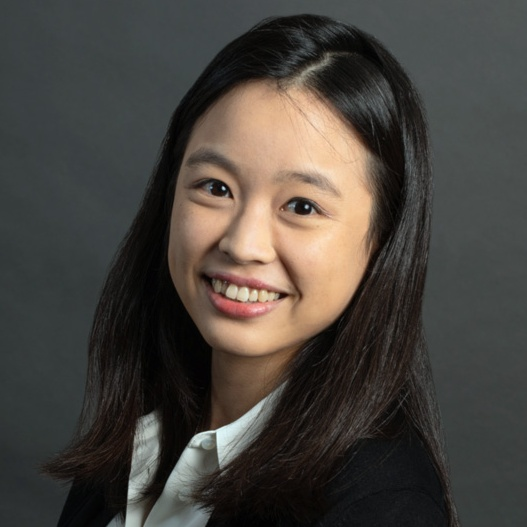
#> input picture client/src/app/website/assets/img/speakers/Academia_Ariel.jpg, 527 x 527 px; its folder holds only this picture in this run
$ python face-crop.py
#> lines starting #> are read from the running program, lines starting #| are printed output that depends on the picture; after the words box and inside, x2 and y2 are one past the last pixel; in counts of white or black regions, pixels touching at a corner belong together
import cv2


FACE_CLASSIFIER = cv2.CascadeClassifier(
    f"{cv2.data.haarcascades}haarcascade_frontalface_default.xml"
)


def find_face(img_path, padding_fraction=.55):
#> called with padding_fraction = 0.55
    img = cv2.imread(str(img_path))
#> img is the input picture: shape (527, 527, 3); mean B, G, R 62.5, 67.9, 72.5
    size = max(img.shape)
#> size = 527
    if size > 1000:
        initial_resize = 1000 / size
        img = cv2.resize(img, None, fx=initial_resize, fy=initial_resize)
        size = 1000
    H, W, _ = img.shape
#> H = 527; W = 527

    bg = cv2.blur(img, (int(size), int(size)))
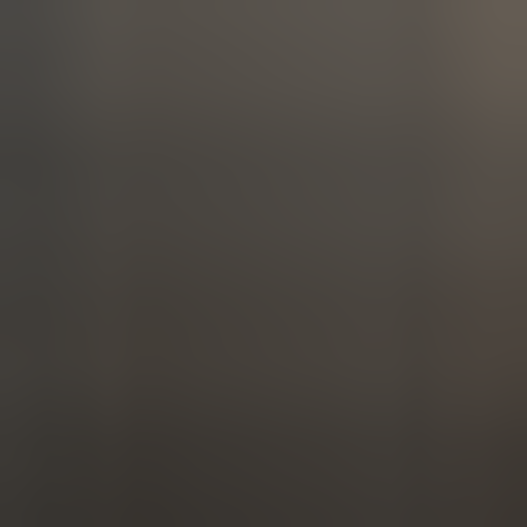
#> bg: shape (527, 527, 3); mean B, G, R 62.5, 67.9, 72.5
    bg = cv2.resize(bg, None, fx=1.5, fy=1.5)
#> bg: shape (790, 790, 3)
    offset_H = int(.5/2*H)
#> offset_H = 131
    offset_W = int(.5/2*W)
#> offset_W = 131
    bg[offset_H:offset_H+H, offset_W:offset_W+W] = img
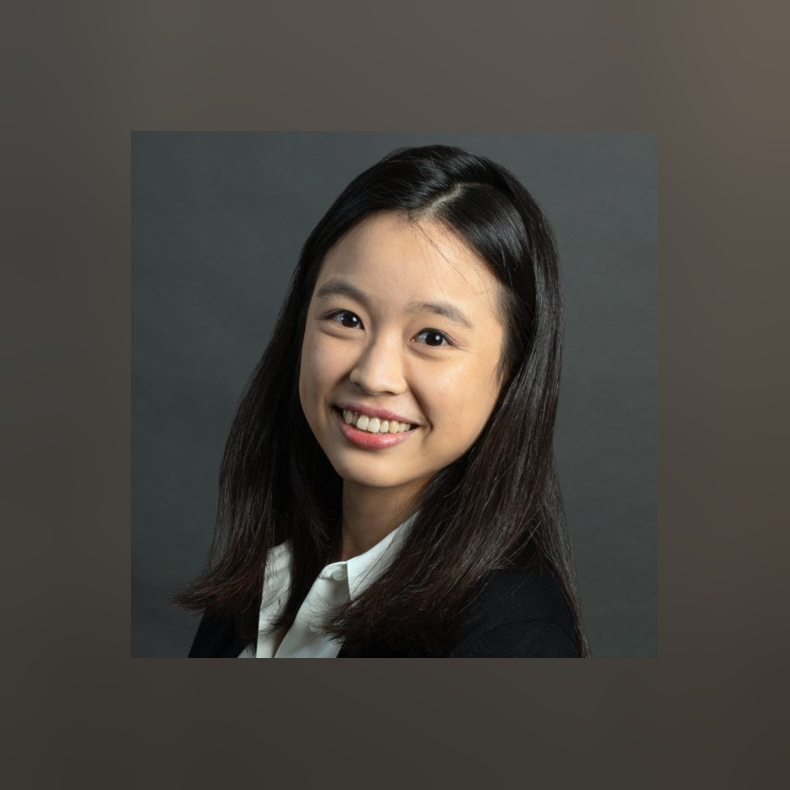
#> bg: shape (790, 790, 3); mean B, G, R 62.5, 67.9, 72.5

    img_gray = cv2.cvtColor(img, cv2.COLOR_BGR2GRAY)
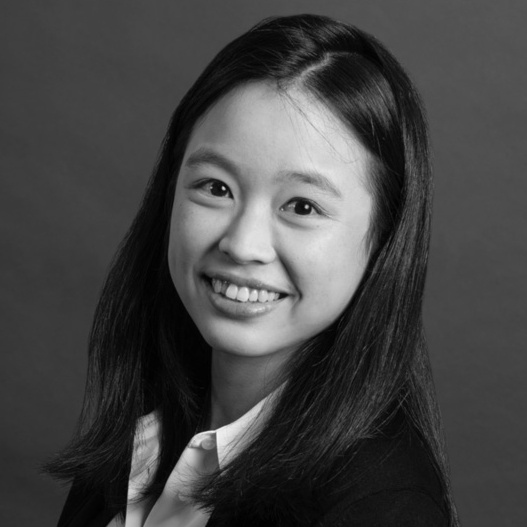
#> img_gray: shape (527, 527); min 0, max 244, mean 68.7

    face = FACE_CLASSIFIER.detectMultiScale(
        img_gray, scaleFactor=1.1, minNeighbors=5, minSize=(40, 40)
    )
#> face = [[138, 97, 255, 255]]

    if len(face) == 0:
        print('failed -', img_path)
        return cv2.cvtColor(bg, cv2.COLOR_BGR2RGB), img

    for (x, y, _w, _h) in face[:1]:
        center_x = x + .5*_w
        center_y = y + .3*_h

        s = max(_w, _h)
        s = (1+2*padding_fraction)*s
        x = center_x - .5*s + offset_W
        y = center_y - .5*s + 1.25*offset_H
        x = max(x, 0)
        y = max(y, 0)
        x, y, s = map(int, [x, y, s])
        cropped = bg[y:y+s, x:x+s].copy()
        cv2.rectangle(bg, (x, y), (x + s, y + s), (0, 255, 0), 4)
#> this loop made 1 pass
#> (x, y, _w, _h, center_x, center_y, s) on pass 1: (128, 69, 255, 255, 265.5, 173.5, 535)
#> pass 1, in find_face, `cropped = bg[y:y+s, x:x+s].copy()`:
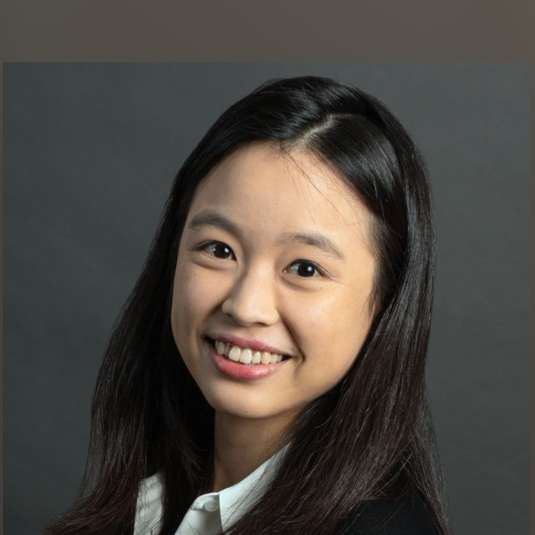
#> cropped: shape (535, 535, 3); mean B, G, R 66.2, 72.1, 77.3
#> after the loop:
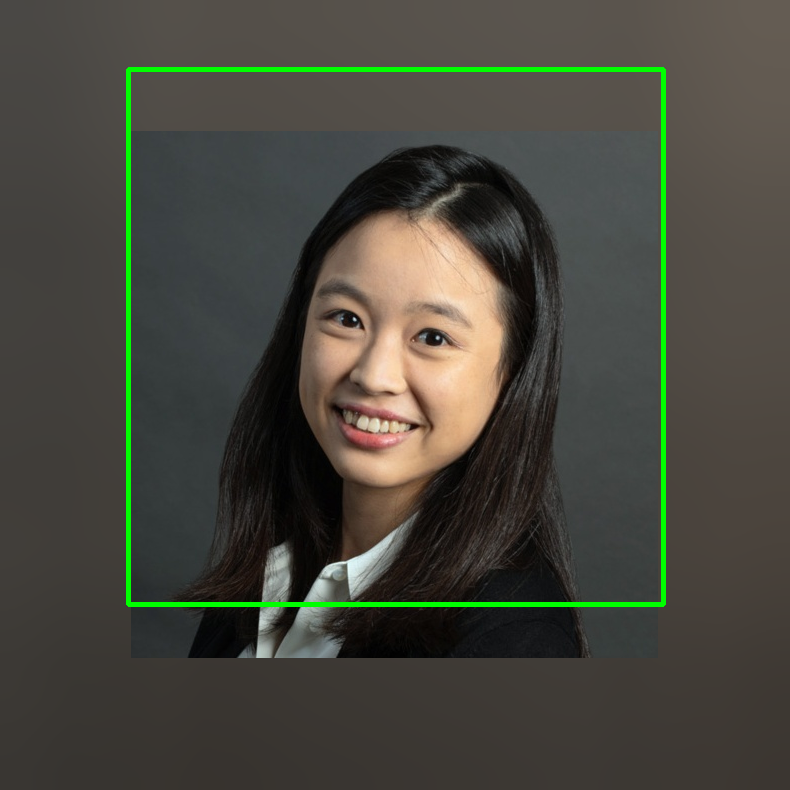
#> bg: shape (790, 790, 3); 1.71% of pixels changed, all inside (x1, y1, x2, y2) = (126, 67, 666, 607)

    return cv2.cvtColor(bg, cv2.COLOR_BGR2RGB), cropped


import pathlib

files = sorted(pathlib.Path('/symposium-2023/client/src/app/website/assets/img/speakers').glob('*.*'))
files = list(filter(lambda x: ('jp' in x.suffix.lower()) | ('png' in x.suffix.lower()), files))

out_dir = pathlib.Path('/symposium-2023/client/src/app/website/assets/img/speakers/cropped')


for pp in files[:]:
    print('Processing', pp.name)
    _, cropped = find_face(str(pp))
    cv2.imwrite(str(out_dir / pp.name), cropped)


    import matplotlib.pyplot as plt
    _, ax = plt.subplots()
    ax.imshow(find_face(str(pp))[0])
#> the loop in find_face (call 2), `for (x, y, _w, _h) in face[:1]:` made 1 pass
    ax.set_title(pp.name)

$ run again, on client/src/app/website/assets/img/speakers/Bin_Li.jpg
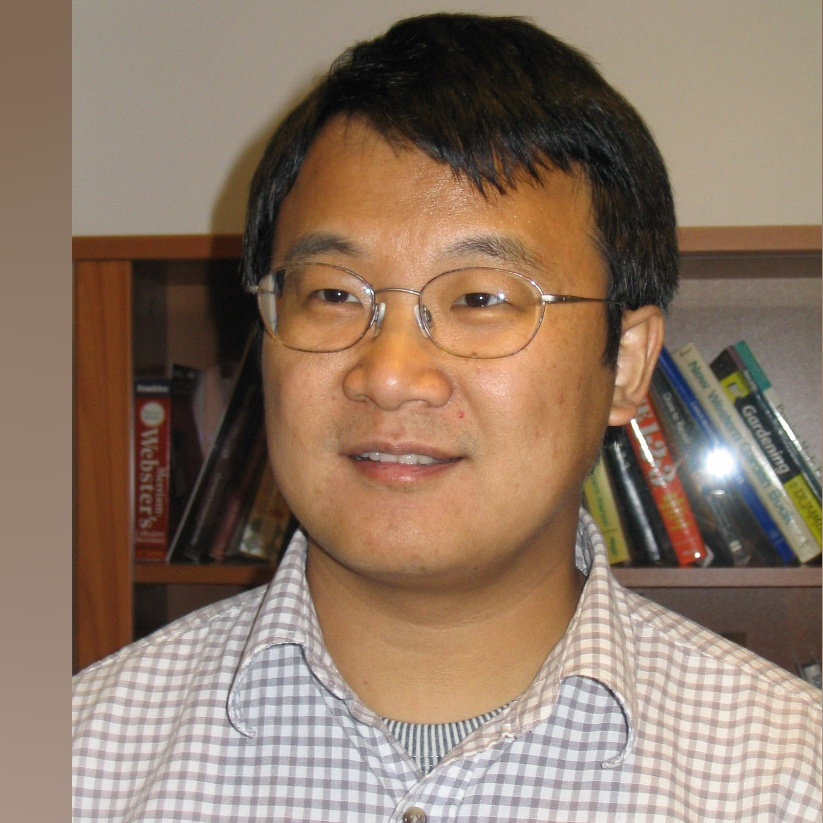
#> input picture client/src/app/website/assets/img/speakers/Bin_Li.jpg, 823 x 823 px
#> in find_face, img is the input picture: shape (823, 823, 3); mean B, G, R 102.4, 119.7, 141.8
#> in find_face, `img_gray = cv2.cvtColor(img, cv2.COLOR_BGR2GRAY)`:
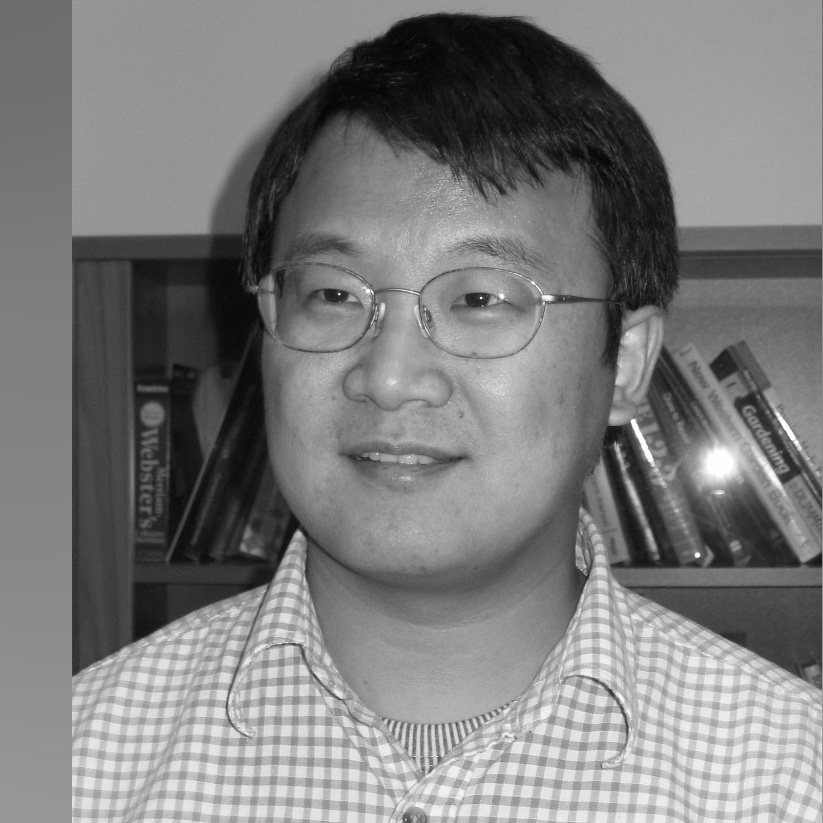
#> img_gray: shape (823, 823); min 1, max 255, mean 124.4
#> face = [[222, 161, 387, 387]]
#> the loop in find_face, `for (x, y, _w, _h) in face[:1]:` made 1 pass
#> (x, y, _w, _h, center_x, center_y, s) on pass 1: (214, 127, 387, 387, 415.5, 277.1, 812)
#> after the loop in find_face, `for (x, y, _w, _h) in face[:1]:`:
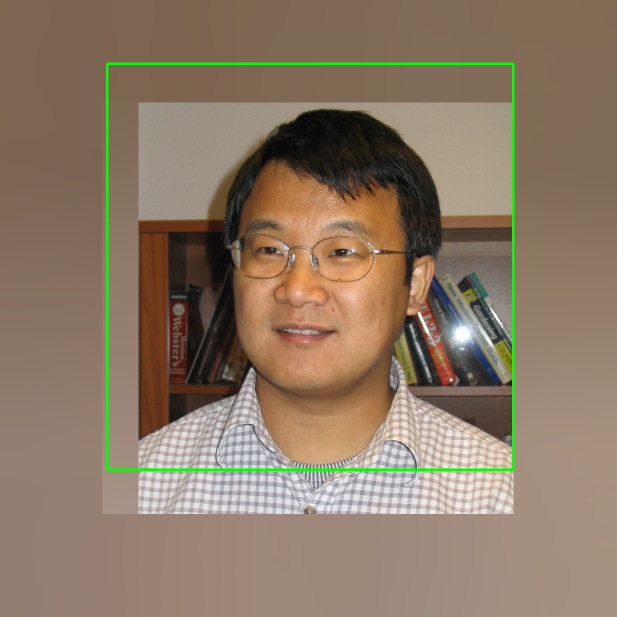
#> bg: shape (1234, 1234, 3) (shown at 1/2 size); mean B, G, R 101.1, 121, 140.2
#> the loop in find_face (call 2), `for (x, y, _w, _h) in face[:1]:` made 1 pass

$ run again, on client/src/app/website/assets/img/speakers/Bin_li.jpeg
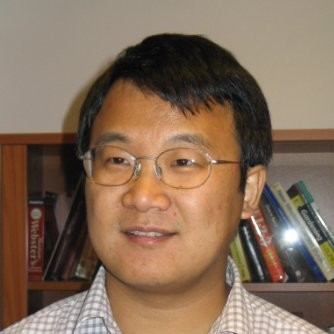
#> input picture client/src/app/website/assets/img/speakers/Bin_li.jpeg, 334 x 334 px
#> in find_face, img is the input picture: shape (334, 334, 3); mean B, G, R 88.5, 108.5, 132.3
#> in find_face, `img_gray = cv2.cvtColor(img, cv2.COLOR_BGR2GRAY)`:
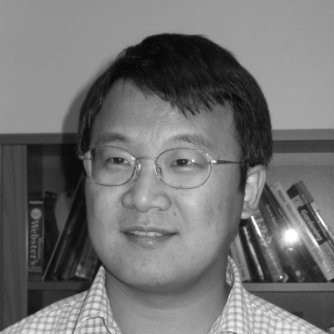
#> img_gray: shape (334, 334); min 5, max 255, mean 113.3
#> face = [[70, 99, 171, 171]]
#> the loop in find_face, `for (x, y, _w, _h) in face[:1]:` made 1 pass
#> (x, y, _w, _h, center_x, center_y, s) on pass 1: (58, 74, 171, 171, 155.5, 150.3, 359)
#> after the loop in find_face, `for (x, y, _w, _h) in face[:1]:`:
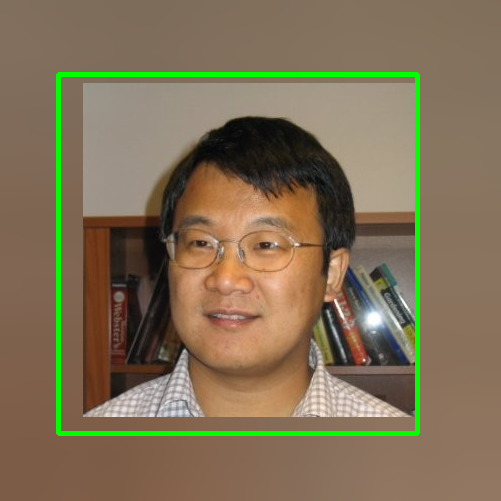
#> bg: shape (501, 501, 3); mean B, G, R 85.8, 112.6, 128.4
#> the loop in find_face (call 2), `for (x, y, _w, _h) in face[:1]:` made 1 pass

$ run again, on client/src/app/website/assets/img/speakers/Annabelle_Ooi.jpeg
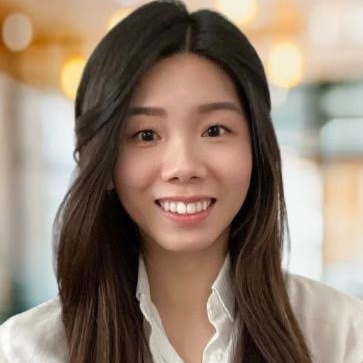
#> input picture client/src/app/website/assets/img/speakers/Annabelle_Ooi.jpeg, 363 x 363 px
#> in find_face, img is the input picture: shape (363, 363, 3); mean B, G, R 111.8, 127.7, 147.1
#> in find_face, `img_gray = cv2.cvtColor(img, cv2.COLOR_BGR2GRAY)`:
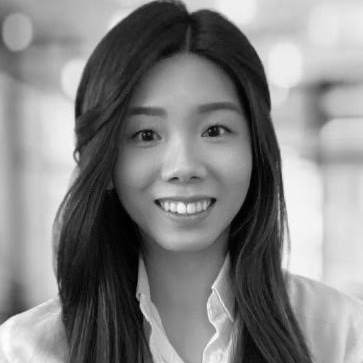
#> img_gray: shape (363, 363); min 0, max 254, mean 131.7
#> face = [[96, 63, 175, 175]]
#> the loop in find_face, `for (x, y, _w, _h) in face[:1]:` made 1 pass
#> (x, y, _w, _h, center_x, center_y, s) on pass 1: (89, 44, 175, 175, 183.5, 115.5, 367)
#> after the loop in find_face, `for (x, y, _w, _h) in face[:1]:`:
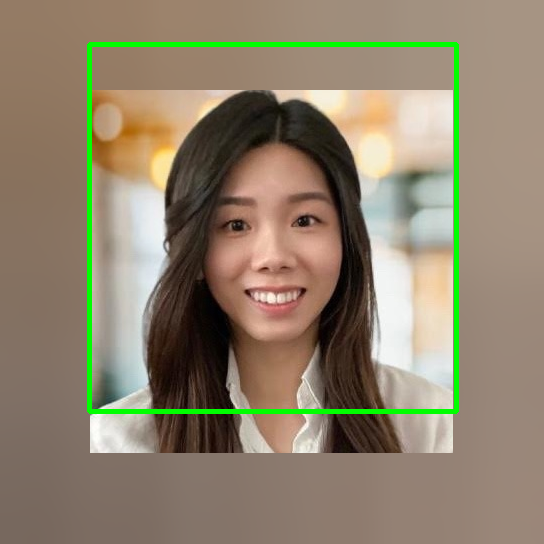
#> bg: shape (544, 544, 3); mean B, G, R 108.9, 130.6, 143.2
#> the loop in find_face (call 2), `for (x, y, _w, _h) in face[:1]:` made 1 pass
